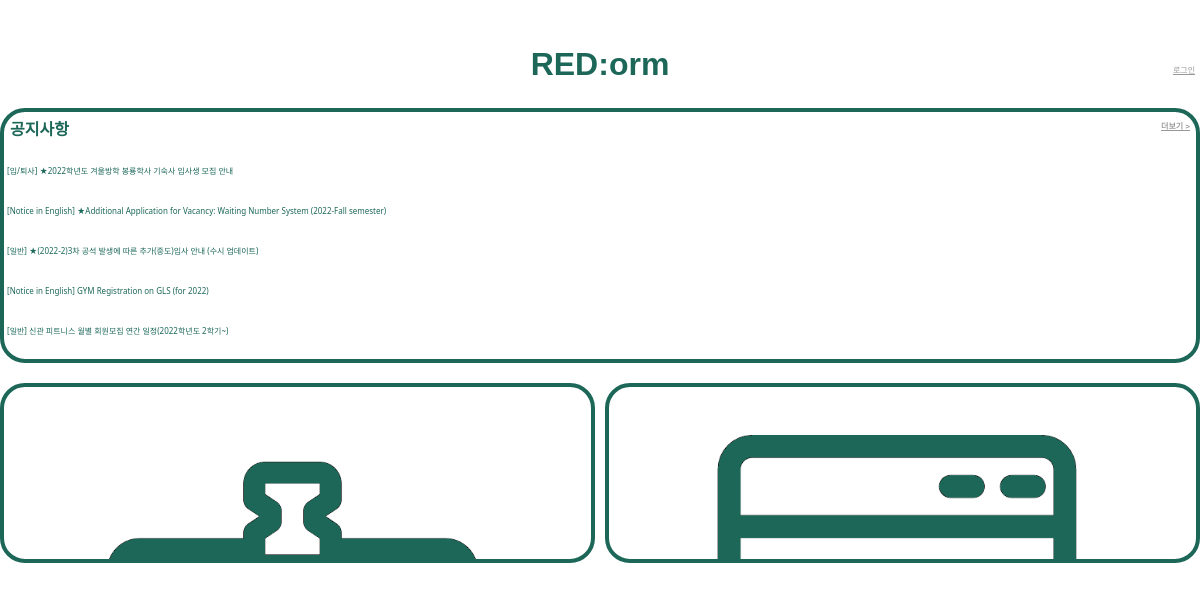
Page /common/main/ on the committed database.
### dorms/models.py (models this page shows, shortened)
class Context (models.Model) :
    writer = models.ForeignKey(User, on_delete=models.PROTECT, null=True)
    title = models.CharField(max_length = 100)
    date = models.DateTimeField()
    content = models.TextField()
    modify_date = models.DateTimeField(null=True, blank=True)

### common/views.py (the view)
# urls.py: path('main/', views.main, name='main'),
def main (request) :
    context_list = Context.objects.all()[:5]
    context = {
        'context_list' : context_list
    }
    return render (request, 'common/main.html', context)

### templates/common/main.html (shortened to what this page needs)
{% extends "dorms/base.html" %}
{% block content %}
<div class="up_bar">
  <div></div>
  <div><p class="logo_text">RED:orm</p></div>
  <div>
    {% if user.is_authenticated %}
    <a href="{% url 'common:show' %}" class="login_link">프로필</a>
    {%else%}
    <a href="{% url 'common:login' %}" class="login_link">로그인</a>
    {%endif%}
  </div>
</div>
<div class="content_box" style="margin-top: 20px;">
  <div class="main_notice_title">
    공지사항
    <a href="//127.0.0.1:8000/dorms/" class="main_additional_link">더보기 ></a>
  </div>
  <div class="main_notice_list">
    {% if context_list %}
    {% for context in context_list %}
    <a href="{% url 'dorms:detail' context.id %}" class="main_notice_element">{{context.title}}</a>
    {% endfor %}
    {% endif %}
  </div>
</div>
<div class="content_grid">
  <div class="board_box" onclick="location.href='{% url 'dorms:info_index' %}'">
  </div>
  <div class="laundry_box" onclick="location.href='//127.0.0.1:8000/washing_machine'">
  </div>
</div>
{% endblock %}

### static/style.css (style rules this page uses)
.up_bar { margin-top: 40px; display: grid; grid-template-columns: 1fr 1fr 1fr; }
.logo_text { text-align: center; color :#1c6758; font-weight: bold; font-size: 2em; font-family: 'Noto Sans KR', sans-serif; margin: auto; }
.login_link { margin-top: 25px; margin-right: 5px; float: right; color :#999; font-size: 0.5em; font-family: 'Noto Sans KR', sans-serif; }
.main_additional_link { float: right; margin-top: 3px; color :#999; font-size: 0.5em; font-family: 'Noto Sans KR', sans-serif; }
.main_notice_title { margin-bottom: 5px; text-align: left; padding: 6px; color: #1c6758; font-size: 1em; font-weight: bold; font-family: 'Noto Sans KR', sans-serif; }
.main_notice_list { padding : 3px; height: auto; text-overflow: ellipsis; overflow: hidden; white-space:nowrap; color : #1c6758; }
.main_notice_element { color : #1c6758; font-size: 0.5em; text-decoration: none; }
.content_grid { margin-top: 20px; display: grid; grid-template-columns: 1fr 1fr; column-gap: 10px; }
.content_box { border: solid 4px #1c6758; border-radius: 25px; height: auto; }
.laundry_box { height: 180px; border: solid 4px #1c6758; background-image: url(./img/laundry.png); background-size: cover; border-radius: 25px; }
.board_box { height: 180px; border: solid 4px #1c6758; background-image: url(./img/note.png); background-size: cover; border-radius: 25px; }

### rows in the picture
Context: title "[입/퇴사] ★2022학년도 겨울방학 봉룡학사 기숙사 입사생 모집 안내"
Context: title "[Notice in English] ★Additional Application for Vacancy: Waiting Number System (2022-Fall semester)"
Context: title "[일반] ★(2022-2)3차 공석 발생에 따른 추가(중도)입사 안내 (수시 업데이트)"
Context: title "[Notice in English] GYM Registration on GLS (for 2022)"
Context: title "[일반] 신관 피트니스 월별 회원모집 연간 일정(2022학년도 2학기~)"
